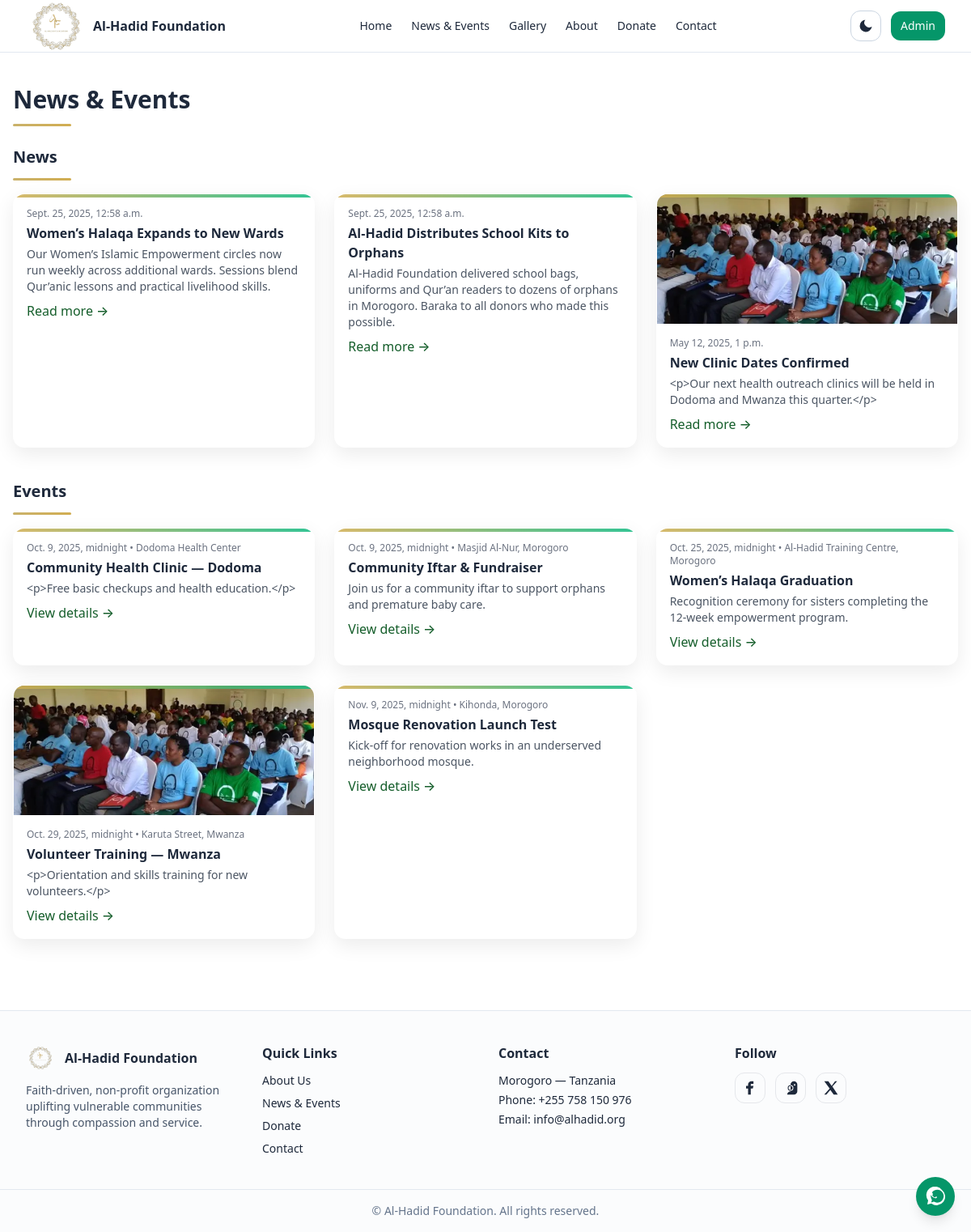
The page /news-events/ on the database its author committed.
### website/models.py (models this page shows, shortened)
class News(models.Model):
    title = models.CharField(max_length=200)
    content = models.TextField()
    image = models.ImageField(upload_to='news/', blank=True, null=True)
    is_published = models.BooleanField(default=True)
    created_at = models.DateTimeField(auto_now_add=True)
    updated_at = models.DateTimeField(auto_now=True)
    class Meta:
        ordering = ['-created_at']
        verbose_name_plural = "News"

class Event(models.Model):
    title = models.CharField(max_length=200)
    description = models.TextField()
    event_date = models.DateTimeField()
    location = models.CharField(max_length=200, blank=True)
    image = models.ImageField(upload_to='events/', blank=True, null=True)
    is_published = models.BooleanField(default=True)
    created_at = models.DateTimeField(auto_now_add=True)
    updated_at = models.DateTimeField(auto_now=True)
    class Meta:
        ordering = ['event_date']

### website/views.py (the view)
# urls.py: path('news-events/', views.news_events, name='news_events'),
def news_events(request):
    news_list = News.objects.filter(is_published=True)
    events_list = Event.objects.filter(is_published=True)
    context = {
        'news': news_list,
        'events': events_list,
        'page_title': 'News & Events',
    }
    return render(request, 'website/news_events.html', context)

### website/context_processors.py (called while the page is built)
def site_settings(request):
    try:
        settings = SiteSettings.objects.first()
        if not settings:
            settings = SiteSettings.objects.create()
    except:
        settings = None
    theme = request.session.get('theme', 'light')
    return {
        'site_settings': settings,
        'current_theme': theme,
    }

### templates/website/news_events.html (shortened to what this page needs)
{% extends "base.html" %}
{% block content %}
<section class="max-w-7xl mx-auto px-4 py-10">
  <h1 class="text-3xl font-semibold mb-2">News & Events</h1>
  <div class="gold-underline mb-6"></div>
  <h2 class="text-xl font-semibold mb-1">News</h2>
  <div class="gold-underline mb-4"></div>
  <div class="grid md:grid-cols-3 gap-6 mb-10">
    {% if news %}
      {% for n in news %}
      <article class="card news-card overflow-hidden">
        {% if n.image %}<img src="{{ n.image.url }}" class="h-40 w-full object-cover" alt="">{% endif %}
        <div class="p-4">
          <div class="text-xs text-gray-500">
            {% firstof n.published_at n.created_at n.date n.when "" as n_dt %}{{ n_dt }}
          </div>
          <h3 class="font-semibold mt-1">{{ n.title }}</h3>
          <p class="text-sm text-gray-600 dark:text-gray-300 mt-1">
            {% firstof n.summary n.excerpt n.body n.content n.text "" as n_txt %}
            {{ n_txt|striptags|truncatewords:24 }}
          </p>
          <a href="{% url 'website:news_events' %}" class="text-primary font-medium mt-2 inline-flex items-center gap-1">
            Read more <span aria-hidden="true">→</span>
          </a>
        </div>
      </article>
      {% endfor %}
    {% else %}
      <div class="md:col-span-3 text-gray-500">No news published yet.</div>
    {% endif %}
  </div>
  <h2 class="text-xl font-semibold mb-1">Events</h2>
  <div class="gold-underline mb-4"></div>
  <div class="grid md:grid-cols-3 gap-6">
    {% if events %}
      {% for e in events %}
      <article class="card news-card overflow-hidden">
        {% if e.image %}<img src="{{ e.image.url }}" class="h-40 w-full object-cover" alt="">{% endif %}
        <div class="p-4">
          <div class="text-xs text-gray-500">
            {% firstof e.start_datetime e.event_date e.date e.starts_on e.start_time e.starts_at e.when e.created_at "" as e_dt %}
            {{ e_dt }}{% if e.location %} • {{ e.location }}{% endif %}
          </div>
          <h3 class="font-semibold mt-1">{{ e.title }}</h3>
          <p class="text-sm text-gray-600 dark:text-gray-300 mt-1">
            {% firstof e.description e.summary e.body e.content e.text "" as e_txt %}
            {{ e_txt|striptags|truncatewords:24 }}
          </p>
          <a href="{% url 'website:news_events' %}" class="text-primary font-medium mt-2 inline-flex items-center gap-1">
            View details <span aria-hidden="true">→</span>
          </a>
        </div>
      </article>
      {% endfor %}
    {% else %}
      <div class="md:col-span-3 text-gray-500">No events yet.</div>
    {% endif %}
  </div>
</section>
{% endblock %}

### static/css/tw.css (style rules this page uses)
*,:after,:before { --tw-border-spacing-x:0;--tw-border-spacing-y:0;--tw-translate-x:0;--tw-translate-y:0;--tw-rotate:0;--tw-skew-x:0;--tw-skew-y:0;--tw-scale-x:1;--tw-scale-y:1;--tw-pan-x: ;--tw-pan-y: ;--tw-pinch-zoom: ;--tw-scroll-snap-strictness:proximity;--tw-gradient-from-position: ;--tw-gradient-via-position: ;--tw-gradient-to-position: ;--tw-ordinal: ;--tw-slashed-zero: ;--tw-numeric-figure: ;--tw-numeric-spacing: ;--tw-numeric-fraction: ;--tw-ring-inset: ;--tw-ring-offset-width:0px;--tw-ring-offset-color:#fff;--tw-ring-color:rgba(59,130,246,.5);--tw-ring-offset-shadow:0 0 #0000;--tw-ring-shadow:0 0 #0000;--tw-shadow:0 0 #0000;--tw-shadow-colored:0 0 #0000;--tw-blur: ;--tw-brightness: ;--tw-contrast: ;--tw-grayscale: ;--tw-hue-rotate: ;--tw-invert: ;--tw-saturate: ;--tw-sepia: ;--tw-drop-shadow: ;--tw-backdrop-blur: ;--tw-backdrop-brightness: ;--tw-backdrop-contrast: ;--tw-backdrop-grayscale: ;--tw-backdrop-hue-rotate: ;--tw-backdrop-invert: ;--tw-backdrop-opacity: ;--tw-backdrop-saturate: ;--tw-backdrop-sepia: ;--tw-contain-size: ;--tw-contain-layout: ;--tw-contain-paint: ;--tw-contain-style: }
*,:after,:before { box-sizing:border-box;border:0 solid #e5e7eb }
:after,:before { --tw-content:"" }
:host,html { line-height:1.5;-webkit-text-size-adjust:100%;-moz-tab-size:4;-o-tab-size:4;tab-size:4;font-family:ui-sans-serif,system-ui,sans-serif,Apple Color Emoji,Segoe UI Emoji,Segoe UI Symbol,Noto Color Emoji;font-feature-settings:normal;font-variation-settings:normal;-webkit-tap-highlight-color:transparent }
body { margin:0;line-height:inherit }
h1,h2,h3,h4,h5,h6 { font-size:inherit;font-weight:inherit }
a { color:inherit;text-decoration:inherit }
blockquote,dd,dl,figure,h1,h2,h3,h4,h5,h6,hr,p,pre { margin:0 }
audio,canvas,embed,iframe,img,object,svg,video { display:block;vertical-align:middle }
img,video { max-width:100%;height:auto }
html { scroll-behavior:smooth }
body { background-color:rgb(250 248 241/var(--tw-bg-opacity,1));font-family:Inter,system-ui,Arial,sans-serif;color:rgb(17 24 39/var(--tw-text-opacity,1)) }
.dark body,body { --tw-bg-opacity:1;--tw-text-opacity:1 }
.card { border-radius:14px;border-width:1px;border-color:transparent;--tw-bg-opacity:1;background-color:rgb(255 255 255/var(--tw-bg-opacity,1));--tw-shadow:0 8px 24px rgba(0,0,0,.08);--tw-shadow-colored:0 8px 24px var(--tw-shadow-color);box-shadow:var(--tw-ring-offset-shadow,0 0 #0000),var(--tw-ring-shadow,0 0 #0000),var(--tw-shadow) }
.mx-auto { margin-left:auto;margin-right:auto }
.mb-1 { margin-bottom:.25rem }
.mb-10 { margin-bottom:2.5rem }
.mb-2 { margin-bottom:.5rem }
.mb-4 { margin-bottom:1rem }
.mb-6 { margin-bottom:1.5rem }
.mt-1 { margin-top:.25rem }
.mt-2 { margin-top:.5rem }
.inline-flex { display:inline-flex }
.grid { display:grid }
.h-40 { height:10rem }
.w-full { width:100% }
.max-w-7xl { max-width:80rem }
.items-center { align-items:center }
.gap-1 { gap:.25rem }
.gap-6 { gap:1.5rem }
.overflow-hidden { overflow:hidden }
.scroll-smooth { scroll-behavior:smooth }
.bg-white { --tw-bg-opacity:1;background-color:rgb(255 255 255/var(--tw-bg-opacity,1)) }
.object-cover { -o-object-fit:cover;object-fit:cover }
.p-4 { padding:1rem }
.px-4 { padding-left:1rem;padding-right:1rem }
.py-10 { padding-top:2.5rem;padding-bottom:2.5rem }
.text-3xl { font-size:1.875rem;line-height:2.25rem }
.text-sm { font-size:.875rem;line-height:1.25rem }
.text-xl { font-size:1.25rem;line-height:1.75rem }
.text-xs { font-size:.75rem;line-height:1rem }
.font-medium { font-weight:500 }
.font-semibold { font-weight:600 }
.text-gray-500 { --tw-text-opacity:1;color:rgb(107 114 128/var(--tw-text-opacity,1)) }
.text-gray-600 { --tw-text-opacity:1;color:rgb(75 85 99/var(--tw-text-opacity,1)) }
.text-primary { --tw-text-opacity:1;color:rgb(21 94 43/var(--tw-text-opacity,1)) }
.text-slate-800 { --tw-text-opacity:1;color:rgb(30 41 59/var(--tw-text-opacity,1)) }
@media (min-width:768px) { .md\:grid-cols-3 { grid-template-columns:repeat(3,minmax(0,1fr)) } }

### templates/website/news_events.html (style rules this page uses)
.gold-underline::after { content:""; display:block; width:72px; height:3px; margin-top:12px; border-radius:999px; background:linear-gradient(90deg,#cab26b,#d1ad51); }
.news-card { position:relative; overflow:hidden; transition:transform .25s ease }
.news-card::before { content:""; position:absolute; inset:0 0 auto 0; height:4px; opacity:.85; background:linear-gradient(90deg,#d1ad51,var(--tw-primary,#10b981)); }

### rows shown on the page
News: n_dt "Sept. 25, 2025, 12:58 a.m.", title "Women’s Halaqa Expands to New Wards", content "Our Women’s Islamic Empowerment circles now run weekly across additional wards. Sessions blend Qur’anic lessons and practical livelihood skills."
News: n_dt "Sept. 25, 2025, 12:58 a.m.", title "Al-Hadid Distributes School Kits to Orphans", content "Al-Hadid Foundation delivered school bags, uniforms and Qur’an readers to dozens of orphans in Morogoro. Baraka to all donors who made this possible."
News: image (picture), n_dt "May 12, 2025, 1 p.m.", title "New Clinic Dates Confirmed", n_txt "<p>Our next health outreach clinics will be held in Dodoma and Mwanza this quarter.</p>"
Event: e_dt "Oct. 9, 2025, midnight", location "Dodoma Health Center", title "Community Health Clinic — Dodoma", e_txt "<p>Free basic checkups and health education.</p>"
Event: e_dt "Oct. 9, 2025, midnight", location "Masjid Al-Nur, Morogoro", title "Community Iftar & Fundraiser", description "Join us for a community iftar to support orphans and premature baby care."
Event: e_dt "Oct. 25, 2025, midnight", location "Al-Hadid Training Centre, Morogoro", title "Women’s Halaqa Graduation", description "Recognition ceremony for sisters completing the 12-week empowerment program."
Event: image (picture), e_dt "Oct. 29, 2025, midnight", location "Karuta Street, Mwanza", title "Volunteer Training — Mwanza", e_txt "<p>Orientation and skills training for new volunteers.</p>"
Event: e_dt "Nov. 9, 2025, midnight", location "Kihonda, Morogoro", title "Mosque Renovation Launch Test", description "Kick-off for renovation works in an underserved neighborhood mosque."
